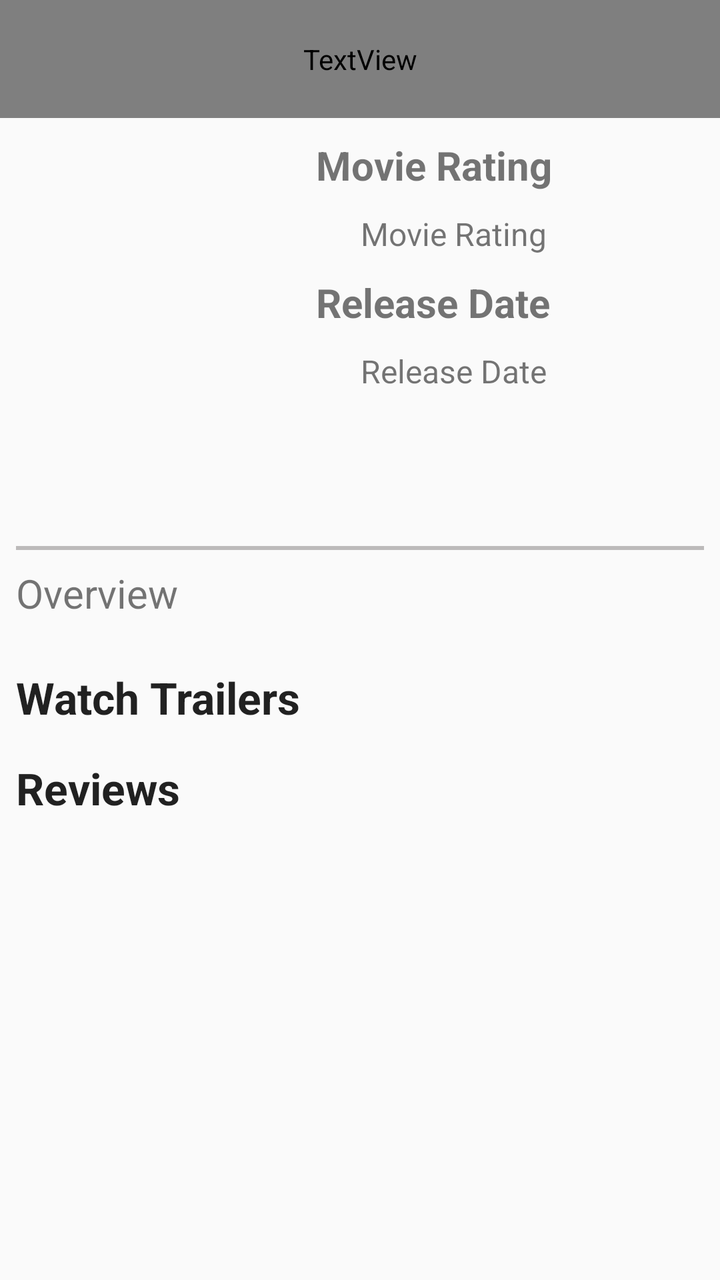
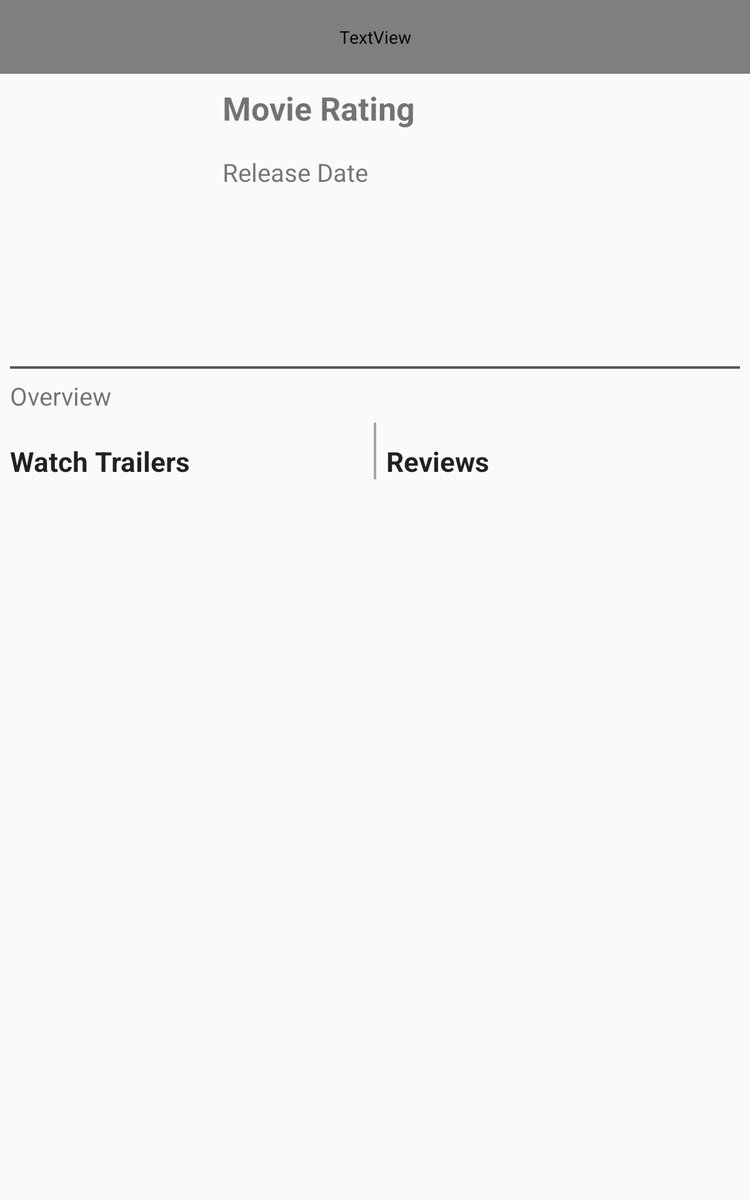

Two renders of one Android screen. The first uses the default layout on a phone; the second uses the alternative layout the repository ships for a different screen configuration, on a matching device. The two XML files are below.
<!-- AndroidManifest.xml: application theme AppTheme -->
<!-- res/layout/activity_movie_details.xml -->
<?xml version="1.0" encoding="utf-8"?>
<LinearLayout xmlns:android="http://schemas.android.com/apk/res/android"
    xmlns:app="http://schemas.android.com/apk/res-auto"
    xmlns:tools="http://schemas.android.com/tools"
    android:layout_width="match_parent"
    android:layout_height="match_parent"
    android:orientation="vertical"
    tools:context="bios786.counter.com.thebigdash.MovieDetailsActivity">

    <ScrollView
        android:layout_width="match_parent"
        android:layout_height="match_parent">

        <LinearLayout
            android:orientation="vertical"
            android:layout_width="match_parent"
            android:layout_height="match_parent">

            <TextView
                android:id="@+id/tv_title"
                android:text="@string/movie_title"
                android:textSize="36sp"
                android:textColor="@color/colorWhite"
                android:paddingTop="20dp"
                android:paddingBottom="20dp"
                android:paddingLeft="12dp"
                android:paddingRight="12dp"
                android:background="#313332"
                android:layout_width="match_parent"
                android:layout_height="wrap_content" />

            <LinearLayout
                android:orientation="horizontal"
                android:layout_width="wrap_content"
                android:layout_height="wrap_content">

                <ImageView
                    android:id="@+id/iv_poster_thumbnail"
                    android:layout_width="148dp"
                    android:padding="10dp"
                    android:layout_height="214dp" />

                <LinearLayout
                    android:orientation="vertical"
                    android:layout_weight="1"
                    android:layout_width="wrap_content"
                    android:layout_height="wrap_content">


                    <TextView
                        android:textSize="20sp"
                        android:text="@string/movie_rating"
                        android:textStyle="bold"
                        android:padding="10dp"
                        android:layout_width="wrap_content"
                        android:layout_height="wrap_content" />

                    <TextView
                        android:id="@+id/tv_user_rating"
                        tools:text="@string/movie_rating"
                        android:textSize="16sp"
                        android:paddingLeft="20dp"
                        android:layout_gravity="center_horizontal"
                        android:layout_width="wrap_content"
                        android:layout_height="wrap_content" />

                    <TextView
                        android:textSize="20sp"
                        android:text="@string/movie_release_date"
                        android:textStyle="bold"
                        android:padding="10dp"
                        android:layout_width="wrap_content"
                        android:layout_height="wrap_content" />

                    <TextView
                        android:id="@+id/tv_release_date"
                        tools:text="@string/movie_release_date"
                        android:textSize="16sp"
                        android:paddingLeft="20dp"
                        android:layout_gravity="center_horizontal"
                        android:layout_width="wrap_content"
                        android:layout_height="wrap_content" />


                </LinearLayout>

            </LinearLayout>

            <View
                android:background="#bcbaba"
                android:layout_width="match_parent"
                android:layout_marginLeft="8dp"
                android:layout_marginRight="8dp"
                android:layout_height="2dp" />

            <TextView
                android:id="@+id/tv_plot_synopsis"
                android:textSize="20sp"
                android:text="@string/movie_overview"
                android:padding="8dp"
                android:layout_width="wrap_content"
                android:layout_height="wrap_content" />

            <TextView
                android:id="@+id/watch_trailer_text"
                android:text="@string/trailer_text"
                android:textAppearance="@style/TextAppearance.AppCompat.Large"
                android:textStyle="bold"
                android:paddingLeft="8dp"
                android:paddingRight="16dp"
                android:paddingTop="16dp"
                android:layout_width="match_parent"
                android:layout_height="wrap_content" />

            <android.support.v7.widget.RecyclerView
                android:id="@+id/recycler_view_trailers"
                android:layout_width="match_parent"
                android:layout_height="wrap_content">

            </android.support.v7.widget.RecyclerView>

            <TextView
                android:id="@+id/watch_review"
                android:text="@string/review_text"
                android:textAppearance="@style/TextAppearance.AppCompat.Large"
                android:textStyle="bold"
                android:paddingLeft="8dp"
                android:paddingRight="16dp"
                android:paddingTop="16dp"
                android:layout_width="match_parent"
                android:layout_height="wrap_content" />

            <android.support.v7.widget.RecyclerView
                android:id="@+id/recycler_view_reviews"
                android:layout_width="match_parent"
                android:layout_height="match_parent">

            </android.support.v7.widget.RecyclerView>


        </LinearLayout>

    </ScrollView>

</LinearLayout>
<!-- resources referenced by this layout -->
<resources>
  <string name="movie_overview">Overview</string>
  <string name="movie_rating">Movie Rating</string>
  <string name="movie_release_date">Release Date</string>
  <string name="movie_title">Title</string>
  <string name="review_text">Reviews</string>
  <string name="trailer_text">Watch Trailers</string>
  <style name="AppTheme" parent="Theme.AppCompat.Light.DarkActionBar">
          
          <item name="colorPrimary">#151414</item>
          <item name="colorPrimaryDark">#797575</item>
          <item name="colorAccent">@color/colorAccent</item>
      </style>
</resources>
<!-- res/layout-sw600dp/activity_movie_details.xml (the repository's variant of the layout above) -->
<!-- drawn on a 7-inch tablet held upright -->
<?xml version="1.0" encoding="utf-8"?>
<LinearLayout xmlns:android="http://schemas.android.com/apk/res/android"
    xmlns:app="http://schemas.android.com/apk/res-auto"
    xmlns:tools="http://schemas.android.com/tools"
    android:layout_width="match_parent"
    android:layout_height="match_parent"
    android:orientation="vertical"
    tools:context="bios786.counter.com.thebigdash.MovieDetailsActivity">

    <ScrollView
        android:layout_width="match_parent"
        android:layout_height="match_parent">

        <LinearLayout
            android:orientation="vertical"
            android:layout_width="match_parent"
            android:layout_height="match_parent">

            <TextView
                android:id="@+id/tv_title"
                android:text="@string/movie_title"
                android:textSize="36sp"
                android:textColor="@color/colorWhite"
                android:paddingTop="20dp"
                android:paddingBottom="20dp"
                android:paddingLeft="12dp"
                android:paddingRight="12dp"
                android:background="#313332"
                android:layout_width="match_parent"
                android:layout_height="wrap_content" />

            <LinearLayout
                android:orientation="horizontal"
                android:layout_width="wrap_content"
                android:layout_height="wrap_content">

                <ImageView
                    android:id="@+id/iv_poster_thumbnail"
                    android:layout_width="148dp"
                    android:padding="10dp"
                    android:layout_margin="10dp"
                    android:layout_height="214dp" />

                <LinearLayout
                    android:orientation="vertical"
                    android:layout_weight="1"
                    android:layout_width="wrap_content"
                    android:layout_height="wrap_content">


                    <TextView
                        android:id="@+id/tv_user_rating"
                        android:layout_width="wrap_content"
                        android:layout_height="wrap_content"
                        android:padding="10dp"
                        android:text="@string/movie_rating"
                        android:textSize="26sp"
                        android:textStyle="bold" />

                    <TextView
                        android:id="@+id/tv_release_date"
                        android:textSize="20sp"
                        android:text="@string/movie_release_date"
                        android:padding="10dp"
                        android:layout_width="wrap_content"
                        android:layout_height="wrap_content" />


                </LinearLayout>

            </LinearLayout>

            <View
                android:background="#595858"
                android:layout_width="match_parent"
                android:layout_marginLeft="8dp"
                android:layout_marginRight="8dp"
                android:layout_height="2dp" />

            <TextView
                android:id="@+id/tv_plot_synopsis"
                android:textSize="20sp"
                android:text="@string/movie_overview"
                android:padding="8dp"
                android:layout_width="wrap_content"
                android:layout_height="wrap_content" />

            <LinearLayout
                android:orientation="horizontal"
                android:layout_width="match_parent"
                android:layout_height="wrap_content">

                <LinearLayout
                    android:orientation="vertical"
                    android:layout_weight="1"
                    android:layout_width="match_parent"
                    android:layout_height="wrap_content">

                    <TextView
                        android:id="@+id/watch_trailer_text"
                        android:text="@string/trailer_text"
                        android:textAppearance="@style/TextAppearance.AppCompat.Large"
                        android:textStyle="bold"
                        android:paddingLeft="8dp"
                        android:paddingRight="16dp"
                        android:paddingTop="16dp"
                        android:layout_width="match_parent"
                        android:layout_height="wrap_content" />

                    <android.support.v7.widget.RecyclerView
                        android:id="@+id/recycler_view_trailers"
                        android:layout_width="match_parent"
                        android:layout_height="match_parent">


                    </android.support.v7.widget.RecyclerView>

                </LinearLayout>

                <View
                    android:background="#aba3a3"
                    android:layout_width="2dp"
                    android:layout_height="match_parent" />

                <LinearLayout
                    android:orientation="vertical"
                    android:layout_weight="1"
                    android:layout_width="match_parent"
                    android:layout_height="wrap_content">

                    <TextView
                        android:id="@+id/watch_review"
                        android:text="@string/review_text"
                        android:textAppearance="@style/TextAppearance.AppCompat.Large"
                        android:textStyle="bold"
                        android:paddingLeft="8dp"
                        android:paddingRight="16dp"
                        android:paddingTop="16dp"
                        android:layout_width="match_parent"
                        android:layout_height="wrap_content" />

                    <android.support.v7.widget.RecyclerView
                        android:id="@+id/recycler_view_reviews"
                        android:layout_width="match_parent"
                        android:layout_height="wrap_content">

                    </android.support.v7.widget.RecyclerView>

                </LinearLayout>

            </LinearLayout>


        </LinearLayout>

    </ScrollView>

</LinearLayout>
